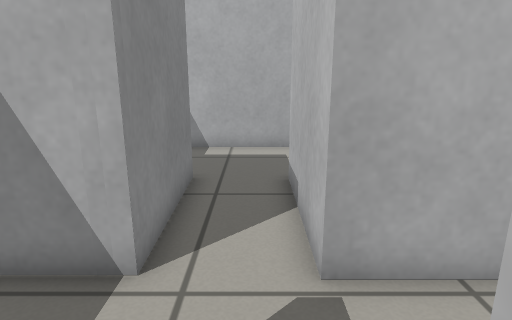
[1] (above)

24 first-person views from a walk through a Gazebo world. The camera is 0.72 m above the floor, tilts 14° down and sees 75° across. The floor is counted in squares, 0.25 m on a side. Each view is taken from the middle of a square. On the plan, view 1 faces up. The plan holds only what a view shows up to about 20 squares ahead; the rest is blank.

[2]
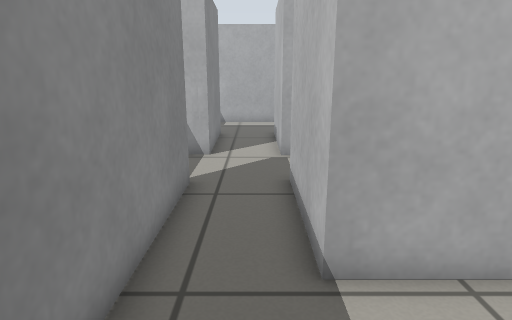

[3]
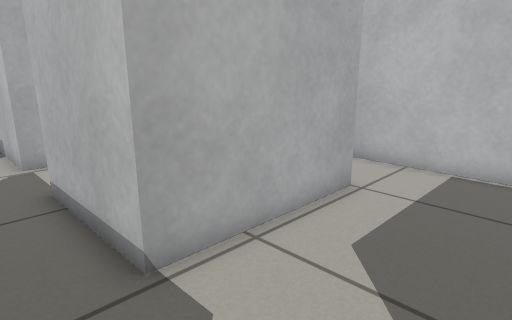

[4]
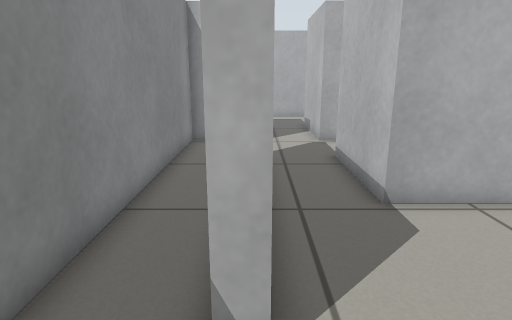

[5]
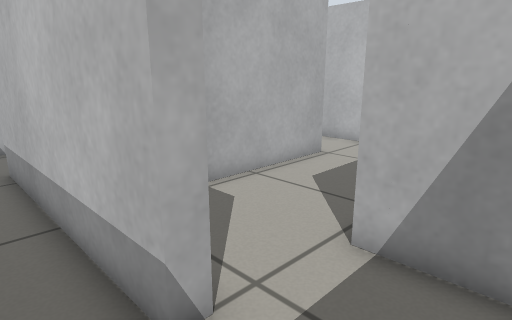

[6]
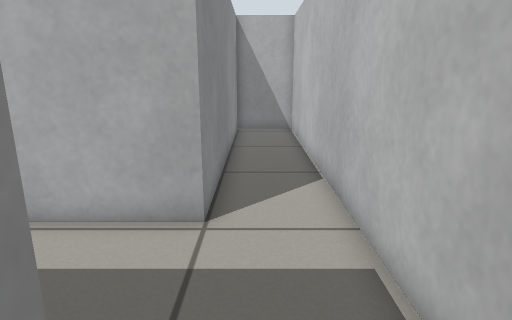

[7]
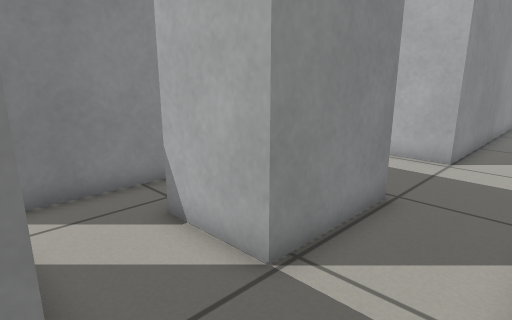

[8]
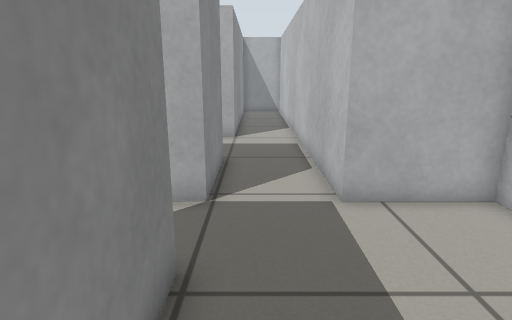

[9]
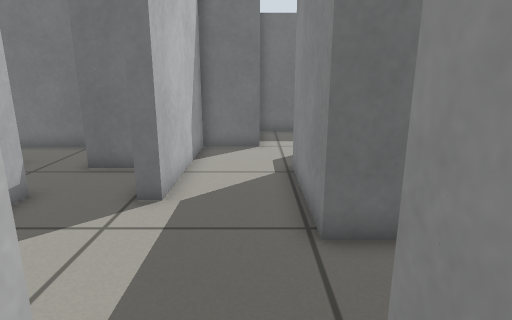

[10]
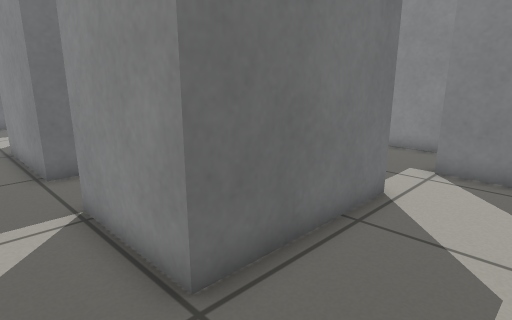

[11]
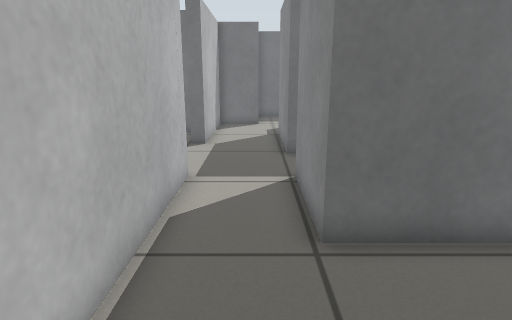

[12]
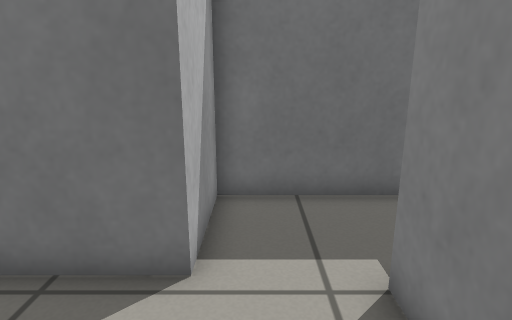

[13]
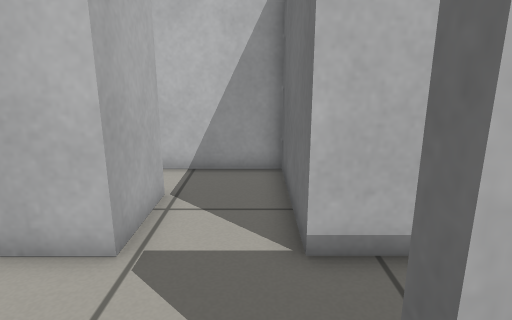

[14]
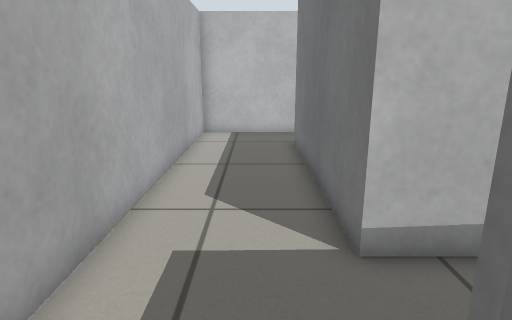

[15]
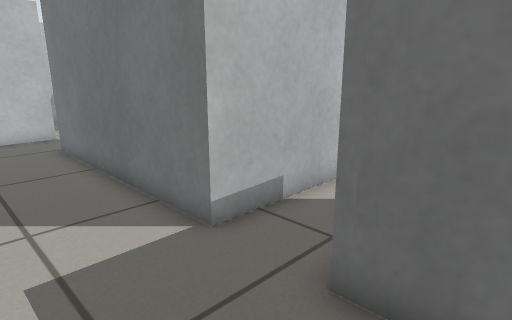

[16]
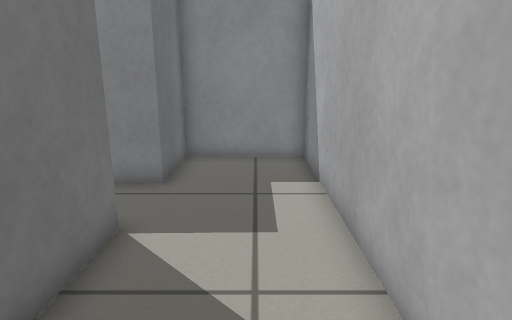

[17]
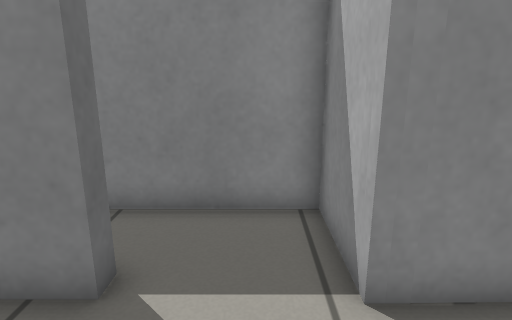

[18]
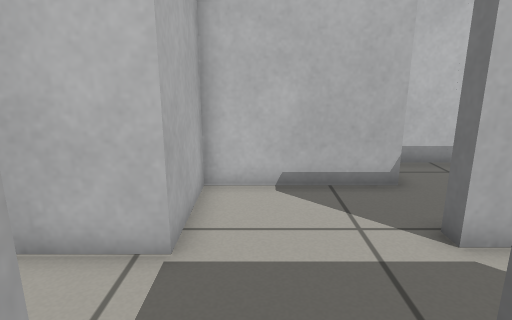

[19]
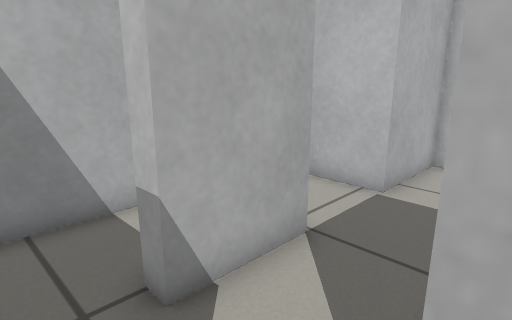

[20]
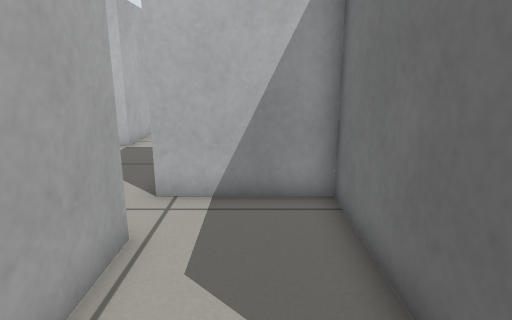

[21]
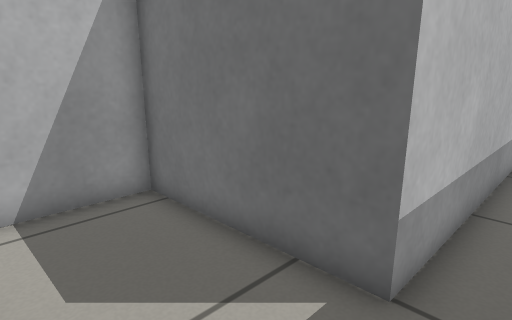

[22]
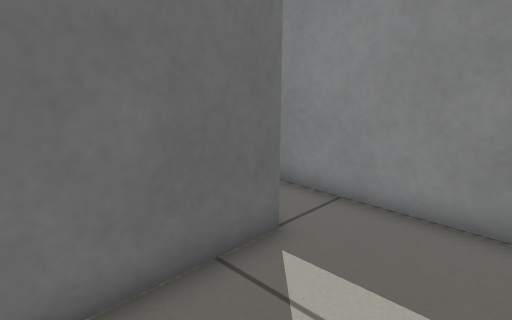

[23]
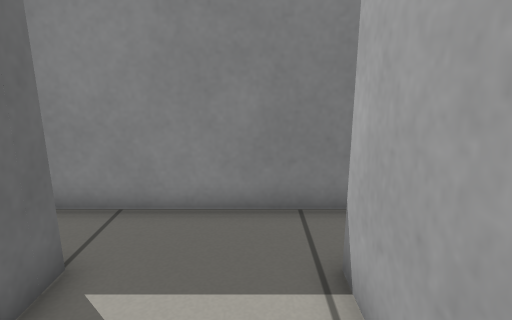

[24]
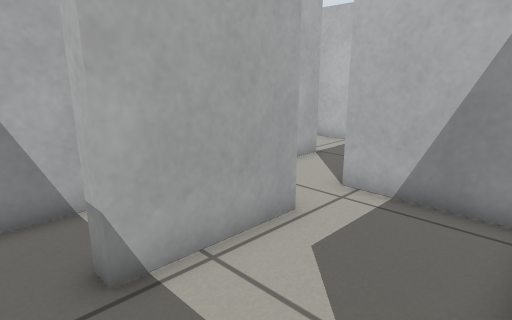

### Floor plan
Points are (right, up) in squares from view 1. A wall is a line through its corners. A room is listed if a view was taken in it or the views show most of it. See-through windows are left out.
Room 1 (views 1, 2, 3, 4, 5, 6, 8, 9, 10, 11, 12, 13, 17, 18)
walls: (-1.8, -8.1) (-2.4, -8.1) (-2.4, 0.9) (-1.8, 0.9) (-1.8, -8.1); (1.6, -13.4) (1.6, -14.7); (10, -12.5) (10, 8.7) (6.8, 8.7) (6.8, -3.7) (1, -3.7) (1, 1.2) (6.3, 1.2) (6.3, 3.6); (5.4, -15.5) (6.8, -15.5) (6.8, -20.6); (-3.6, -11.9) (1, -11.9) (1, -8.4) (6.8, -8.4) (6.8, -12.5) (3.8, -12.5); (4, 4.3) (1, 4.3); (-1.8, 4.3) (-5, 4.3) (-5, -11); (7.8, -23.8) (10.2, -23.8) (10.2, -17.5)
ways out: opening at (10.5, -15.5) to room 2; opening at (-0.5, 4) to room 3; opening at (3, -16) to room 4; opening at (3, -12.5); opening at (5, 4.5); opening at (6, -24.5)
Room 2 (view 7)
walls: (10.2, -17.5) (10.9, -17.5); (13.7, -18) (13.7, -12.5) (10, -12.5)
ways out: opening at (10.5, -15.5) to room 1; opening at (12.5, -18)
Room 3 (views 14, 15, 16)
walls: (1, 4.3) (1, 9.3) (10.6, 9.3); (13.7, 9.6) (13.7, 13.8) (-5, 13.8) (-5, 9.3) (-1.8, 9.3) (-1.8, 4.3)
ways out: opening at (-0.5, 4) to room 1; opening at (12.5, 9)
Room 4 (views 19, 20, 21, 22, 23, 24)
walls: (-2.4, -28.5) (-2.4, -19.9) (3.8, -19.9) (3.8, -15.5); (-5, -14.9) (-5, -22.1); (1.6, -15.7) (-2.4, -15.7) (-2.4, -15)
ways out: opening at (3, -16) to room 1; opening at (-3.5, -15.5)

Where each view was taken, in squares from view 1:
view 1: 0 up, 0 right, facing up
view 2: 8 down, 0 right, facing up
view 3: 8 down, 1 left, facing up-right
view 4: 11 down, 2 left, facing up
view 5: 11 down, 4 left, facing up-right
view 6: 10 down, 8 right, facing up
view 7: 16 down, 10 right, facing up-left
view 8: 20 down, 8 right, facing up
view 9: 10 down, 8 right, facing down
view 10: 5 down, 9 right, facing down-left
view 11: 3 down, 8 right, facing down
view 12: 4 down, 0 right, facing down
view 13: 2 up, 4 left, facing right
view 14: 11 up, 4 left, facing right
view 15: 13 up, 4 left, facing down-right
view 16: 12 up, 7 right, facing left
view 17: 3 up, 2 right, facing left
view 18: 14 down, 5 right, facing right
view 19: 16 down, 2 right, facing up-right
view 20: 18 down, 4 left, facing right
view 21: 16 down, 4 left, facing down-right
view 22: 16 down, 2 right, facing down-left
view 23: 17 down, 2 right, facing left
view 24: 20 down, 4 left, facing up-right
